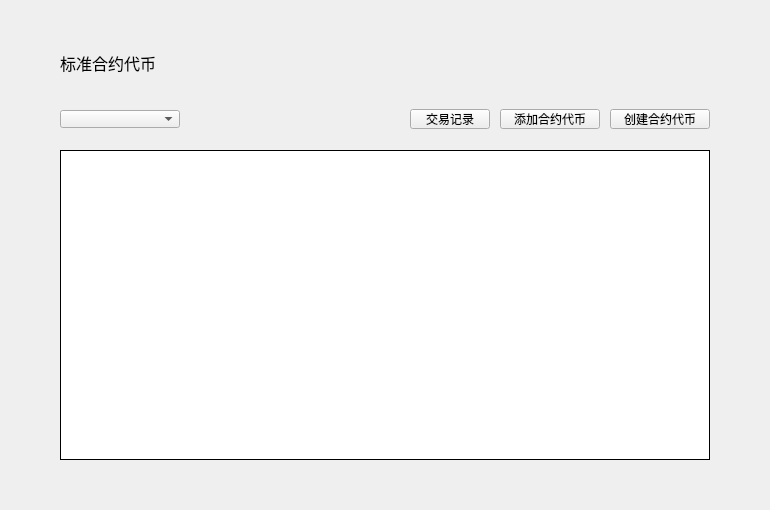
<?xml version="1.0" encoding="UTF-8"?>
<ui version="4.0">
 <class>ContractTokenPage</class>
 <widget class="QWidget" name="ContractTokenPage">
  <property name="geometry">
   <rect>
    <x>0</x>
    <y>0</y>
    <width>770</width>
    <height>510</height>
   </rect>
  </property>
  <property name="windowTitle">
   <string>Form</string>
  </property>
  <widget class="QLabel" name="title_label">
   <property name="geometry">
    <rect>
     <x>60</x>
     <y>50</y>
     <width>200</width>
     <height>26</height>
    </rect>
   </property>
   <property name="font">
    <font>
     <family>微软雅黑</family>
     <pointsize>12</pointsize>
     <weight>50</weight>
     <italic>false</italic>
     <bold>false</bold>
    </font>
   </property>
   <property name="styleSheet">
    <string notr="true"/>
   </property>
   <property name="text">
    <string>标准合约代币</string>
   </property>
  </widget>
  <widget class="QToolButton" name="createTokenBtn">
   <property name="geometry">
    <rect>
     <x>610</x>
     <y>109</y>
     <width>100</width>
     <height>20</height>
    </rect>
   </property>
   <property name="font">
    <font>
     <family>微软雅黑</family>
     <weight>50</weight>
     <italic>false</italic>
     <bold>false</bold>
    </font>
   </property>
   <property name="cursor">
    <cursorShape>PointingHandCursor</cursorShape>
   </property>
   <property name="focusPolicy">
    <enum>Qt::NoFocus</enum>
   </property>
   <property name="styleSheet">
    <string notr="true"/>
   </property>
   <property name="text">
    <string>创建合约代币</string>
   </property>
  </widget>
  <widget class="QTableWidget" name="tokenTableWidget">
   <property name="geometry">
    <rect>
     <x>60</x>
     <y>150</y>
     <width>650</width>
     <height>310</height>
    </rect>
   </property>
   <property name="cursor" stdset="0">
    <cursorShape>PointingHandCursor</cursorShape>
   </property>
   <property name="layoutDirection">
    <enum>Qt::LeftToRight</enum>
   </property>
   <property name="styleSheet">
    <string notr="true"/>
   </property>
   <property name="frameShape">
    <enum>QFrame::Box</enum>
   </property>
   <property name="frameShadow">
    <enum>QFrame::Plain</enum>
   </property>
   <property name="verticalScrollBarPolicy">
    <enum>Qt::ScrollBarAsNeeded</enum>
   </property>
   <property name="horizontalScrollBarPolicy">
    <enum>Qt::ScrollBarAlwaysOff</enum>
   </property>
   <property name="autoScroll">
    <bool>true</bool>
   </property>
   <property name="editTriggers">
    <set>QAbstractItemView::NoEditTriggers</set>
   </property>
   <property name="selectionMode">
    <enum>QAbstractItemView::NoSelection</enum>
   </property>
   <property name="iconSize">
    <size>
     <width>19</width>
     <height>12</height>
    </size>
   </property>
   <property name="showGrid">
    <bool>true</bool>
   </property>
   <property name="gridStyle">
    <enum>Qt::SolidLine</enum>
   </property>
   <attribute name="horizontalHeaderVisible">
    <bool>false</bool>
   </attribute>
   <attribute name="horizontalHeaderCascadingSectionResizes">
    <bool>false</bool>
   </attribute>
   <attribute name="horizontalHeaderHighlightSections">
    <bool>false</bool>
   </attribute>
   <attribute name="verticalHeaderVisible">
    <bool>false</bool>
   </attribute>
   <attribute name="verticalHeaderHighlightSections">
    <bool>false</bool>
   </attribute>
   <column>
    <property name="text">
     <string>代币</string>
    </property>
    <property name="font">
     <font>
      <family>微软雅黑</family>
     </font>
    </property>
    <property name="textAlignment">
     <set>AlignCenter</set>
    </property>
   </column>
   <column>
    <property name="text">
     <string>合约地址</string>
    </property>
    <property name="font">
     <font>
      <family>微软雅黑</family>
     </font>
    </property>
    <property name="textAlignment">
     <set>AlignCenter</set>
    </property>
   </column>
   <column>
    <property name="text">
     <string>余额</string>
    </property>
    <property name="textAlignment">
     <set>AlignCenter</set>
    </property>
   </column>
   <column>
    <property name="text">
     <string/>
    </property>
   </column>
  </widget>
  <widget class="QComboBox" name="accountComboBox">
   <property name="geometry">
    <rect>
     <x>60</x>
     <y>110</y>
     <width>120</width>
     <height>18</height>
    </rect>
   </property>
   <property name="font">
    <font>
     <family>微软雅黑</family>
     <weight>50</weight>
     <bold>false</bold>
    </font>
   </property>
   <property name="focusPolicy">
    <enum>Qt::NoFocus</enum>
   </property>
   <property name="styleSheet">
    <string notr="true"/>
   </property>
  </widget>
  <widget class="QToolButton" name="addTokenBtn">
   <property name="geometry">
    <rect>
     <x>500</x>
     <y>109</y>
     <width>100</width>
     <height>20</height>
    </rect>
   </property>
   <property name="font">
    <font>
     <family>微软雅黑</family>
     <weight>50</weight>
     <italic>false</italic>
     <bold>false</bold>
    </font>
   </property>
   <property name="cursor">
    <cursorShape>PointingHandCursor</cursorShape>
   </property>
   <property name="focusPolicy">
    <enum>Qt::NoFocus</enum>
   </property>
   <property name="styleSheet">
    <string notr="true"/>
   </property>
   <property name="text">
    <string>添加合约代币</string>
   </property>
  </widget>
  <widget class="QToolButton" name="historyBtn">
   <property name="geometry">
    <rect>
     <x>410</x>
     <y>109</y>
     <width>80</width>
     <height>20</height>
    </rect>
   </property>
   <property name="font">
    <font>
     <family>微软雅黑</family>
     <weight>50</weight>
     <italic>false</italic>
     <bold>false</bold>
    </font>
   </property>
   <property name="cursor">
    <cursorShape>PointingHandCursor</cursorShape>
   </property>
   <property name="focusPolicy">
    <enum>Qt::NoFocus</enum>
   </property>
   <property name="styleSheet">
    <string notr="true"/>
   </property>
   <property name="text">
    <string>交易记录</string>
   </property>
  </widget>
 </widget>
 <resources/>
 <connections/>
</ui>
